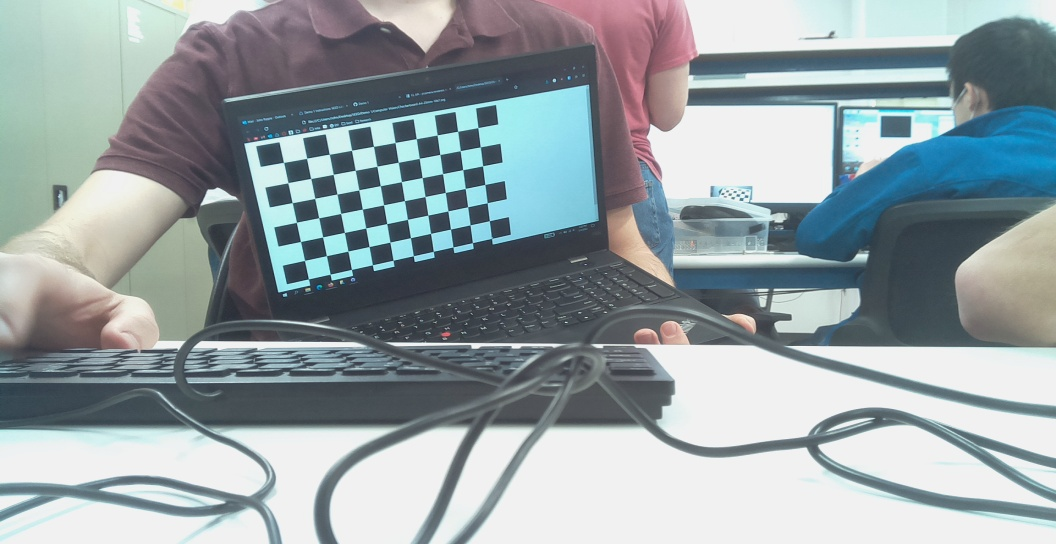
#> input picture Demo 1/Computer Vision/Calib_Pics/1.jpg, 1056 x 544 px; its folder holds 5 pictures in this run
$ python distortion_calibration.py
#> lines starting #> are read from the running program, lines starting #| are printed output that depends on the picture; after the words box and inside, x2 and y2 are one past the last pixel; in counts of white or black regions, pixels touching at a corner belong together
import numpy as np
import cv2 as cv
import glob

# termination criteria
criteria = (cv.TERM_CRITERIA_EPS + cv.TERM_CRITERIA_MAX_ITER, 30, 0.001)

#If these values are not the number of corners on the board then it will not work
#Where black meets white squares across and down
squarex = 6
squarey = 8

# prepare object points, like (0,0,0), (1,0,0), (2,0,0) ....,(6,5,0)
objp = np.zeros((squarex*squarey,3), np.float32)
objp[:,:2] = np.mgrid[0:squarex,0:squarey].T.reshape(-1,2)

# Arrays to store object points and image points from all the images.
objpoints = [] # 3d point in real world space
imgpoints = [] # 2d points in image plane.

images = glob.glob('Calib_Pics/*.jpg')

for fname in images:
    img = cv.imread(fname)
#> img is the input picture: shape (544, 1056, 3); mean B, G, R 164.4, 160.8, 149.2
    gray = cv.cvtColor(img,cv.COLOR_BGR2GRAY)
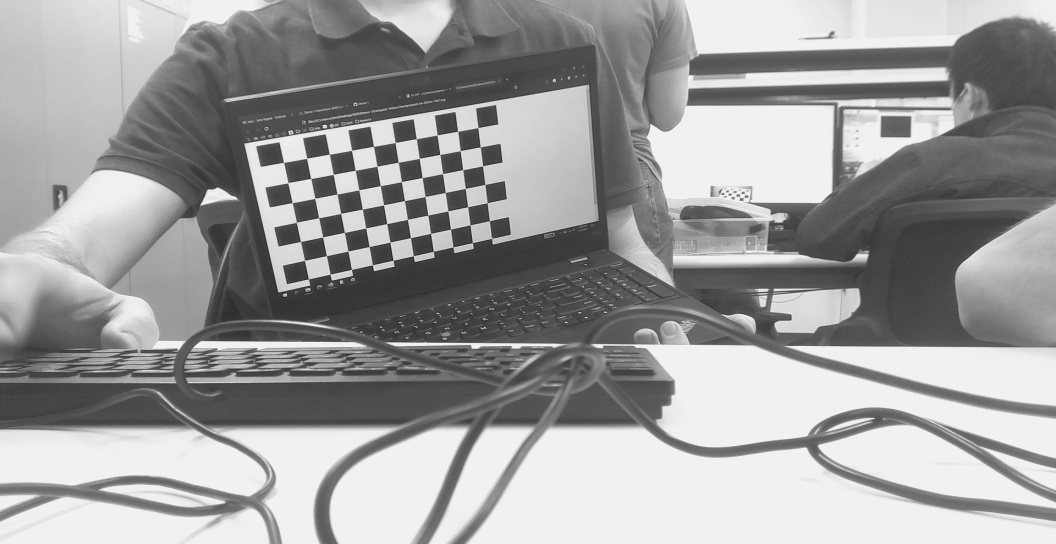
#> gray: shape (544, 1056); min 35, max 249, mean 157.7


    # Find the chess board corners use where the corners meet
    ret, corners = cv.findChessboardCorners(gray, (squarex,squarey),None)
#> ret = False; corners = None

    # If found, add object points, image points (after refining them)
    if ret == True:
        objpoints.append(objp)

        cv.cornerSubPix(gray,corners,(11,11),(-1,-1),criteria)
        imgpoints.append(corners)

        # Draw and display the corners
        cv.drawChessboardCorners(img, (squarex,squarey), corners,ret)
        cv.imshow('img',img)
        cv.waitKey(500)
    else:
        print('Not enough corners on ' + fname)
#> pass 2 of the loop `for fname in images:`:
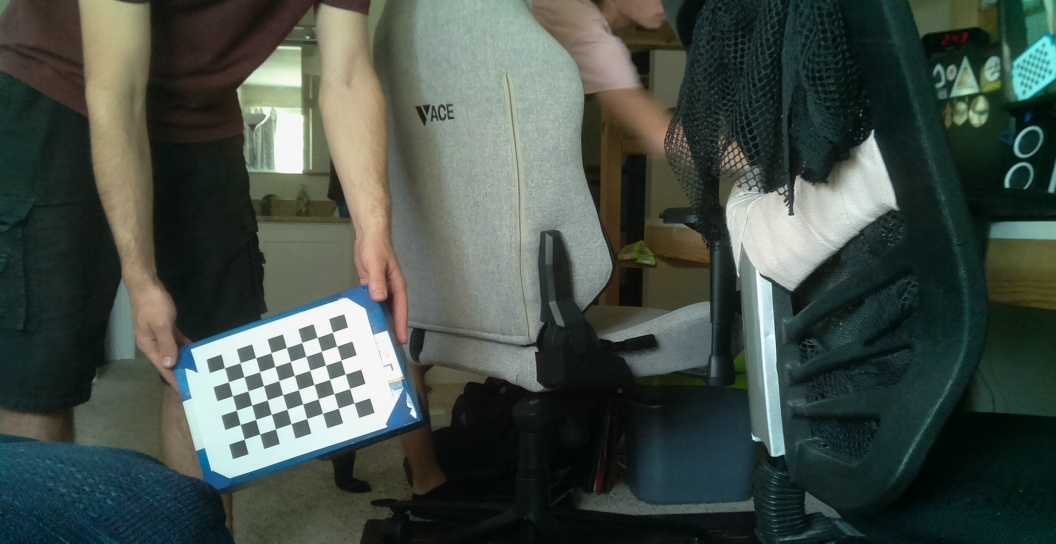
#> input picture Demo 1/Computer Vision/Calib_Pics/10.jpg, 1056 x 544 px
#> img is the input picture: shape (544, 1056, 3); mean B, G, R 71.8, 78.9, 68.4
#> `gray = cv.cvtColor(img,cv.COLOR_BGR2GRAY)`:
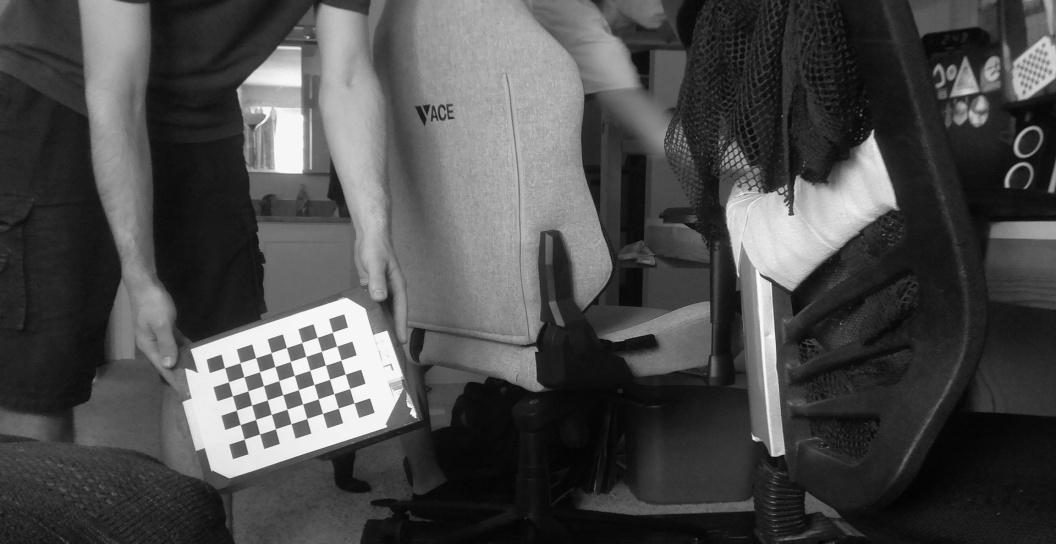
#> gray: shape (544, 1056); min 2, max 253, mean 75
#> ret = True; corners = 48 rows, first 8: [332.4, 332.2], [336.7, 346.1], [340.9, 360], [345.3, 374.2], [349.6, 388.5], [354, 402.9], [317.1, 337.3], [321.4, 351.3]
#> `cv.drawChessboardCorners(img, (squarex,squarey), corners,ret)`:
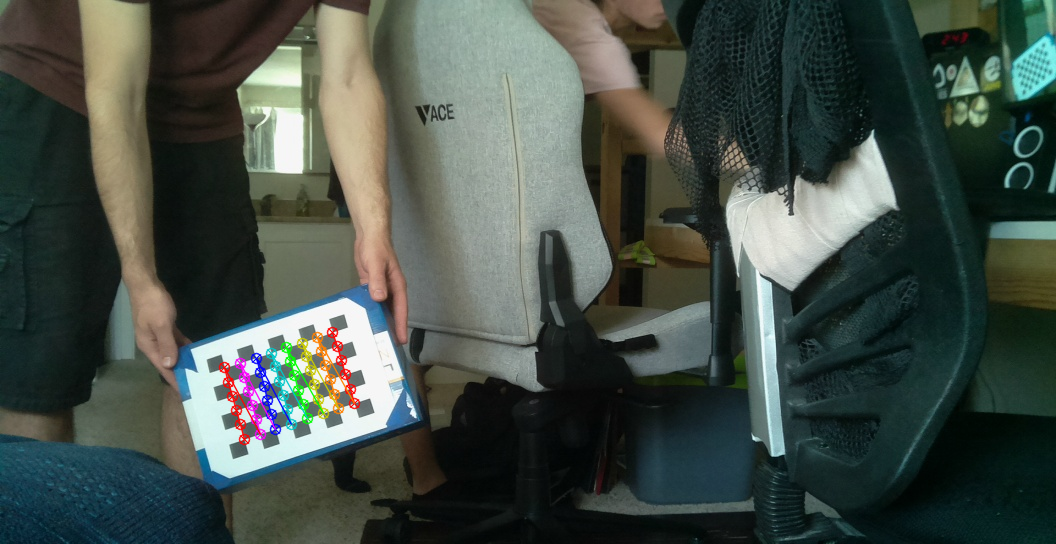
#> img: shape (544, 1056, 3); 1.17% of pixels changed, all inside (x1, y1, x2, y2) = (218, 326, 361, 446)
#> pass 3 of the loop `for fname in images:`:
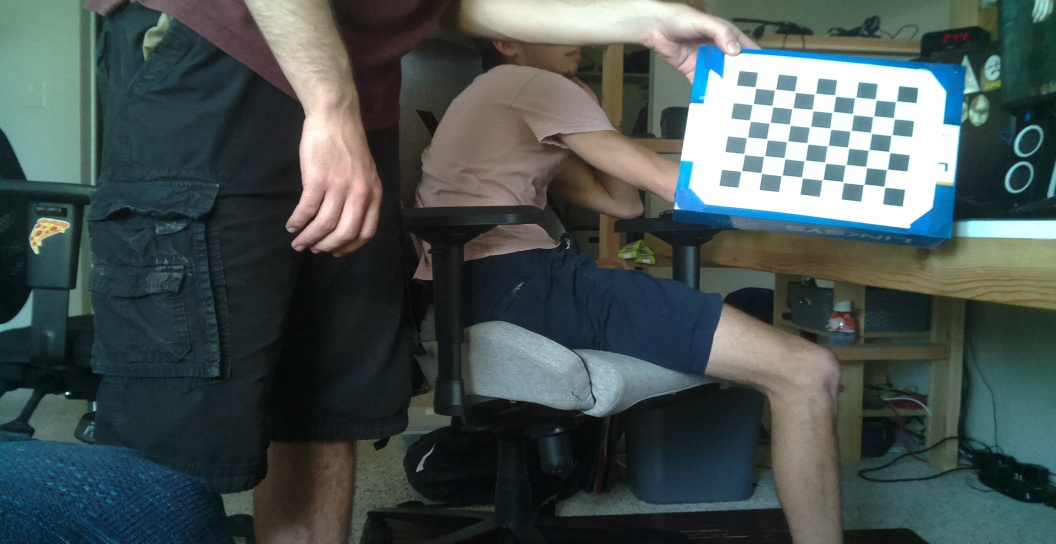
#> input picture Demo 1/Computer Vision/Calib_Pics/11.jpg, 1056 x 544 px
#> img is the input picture: shape (544, 1056, 3); mean B, G, R 82, 83.1, 71.8
#> `gray = cv.cvtColor(img,cv.COLOR_BGR2GRAY)`:
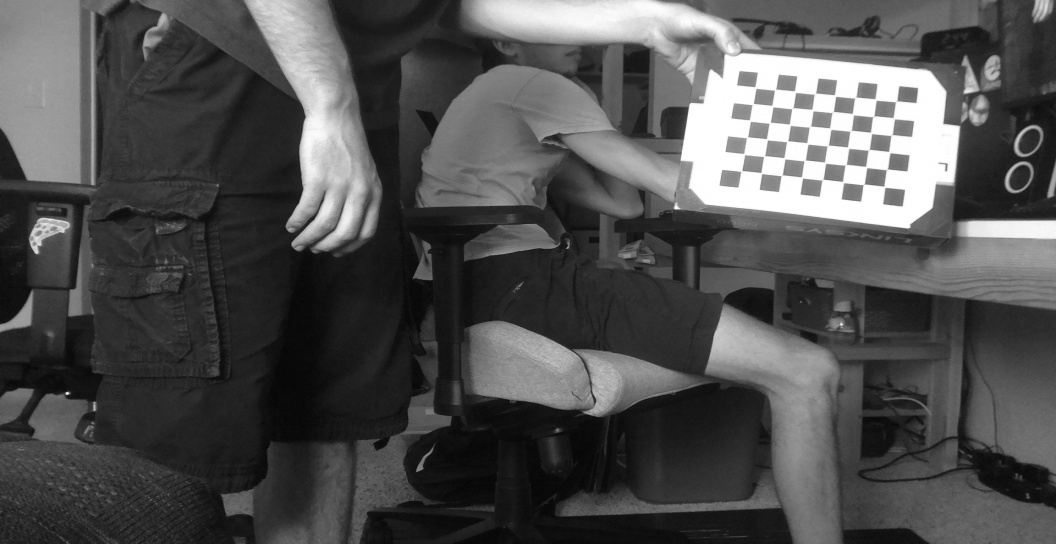
#> gray: shape (544, 1056); min 5, max 255, mean 79.6
#> corners = 48 rows, first 8: [742.1, 170.4], [744, 153.8], [747.9, 136.5], [748.9, 120], [753.6, 103.1], [754.6, 86.78], [761.3, 173], [764.8, 155.5]
#> `cv.drawChessboardCorners(img, (squarex,squarey), corners,ret)`:
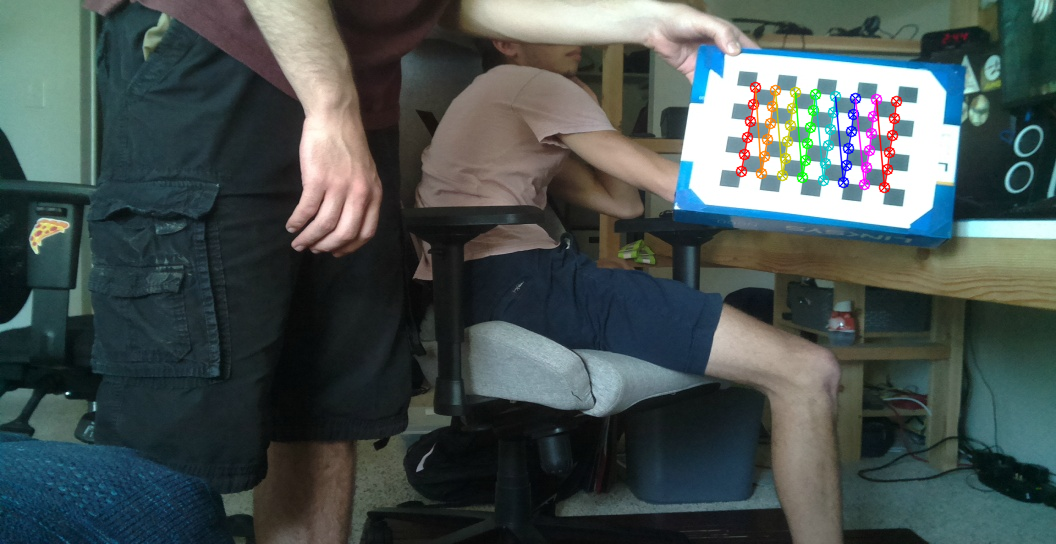
#> img: shape (544, 1056, 3); 1.3% of pixels changed, all inside (x1, y1, x2, y2) = (735, 81, 903, 194)
#> the loop made 5 passes; the first 3 are shown

ret, mtx, dist, rvecs, tvecs = cv.calibrateCamera(objpoints, imgpoints, gray.shape[::-1],None,None)
img = cv.imread('Calib_Pics/2.jpg')
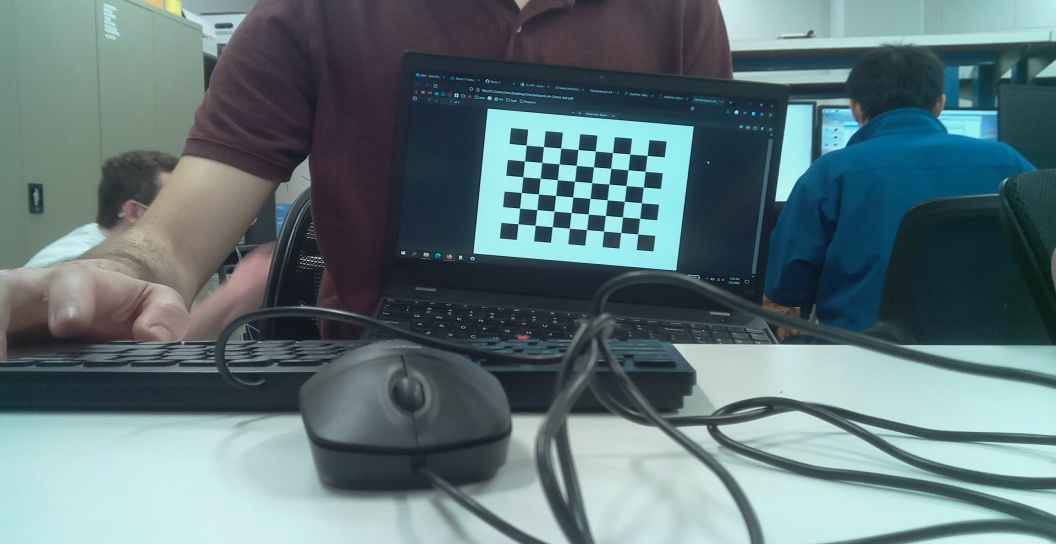
#> input picture Demo 1/Computer Vision/Calib_Pics/2.jpg, 1056 x 544 px, found by its file name
#> img is the input picture: shape (544, 1056, 3); mean B, G, R 121, 117.1, 96
h,  w = img.shape[:2]
#> h = 544; w = 1056
newcameramtx, roi=cv.getOptimalNewCameraMatrix(mtx,dist,(w,h),1,(w,h))
# undistort
dst = cv.undistort(img, mtx, dist, None, newcameramtx)
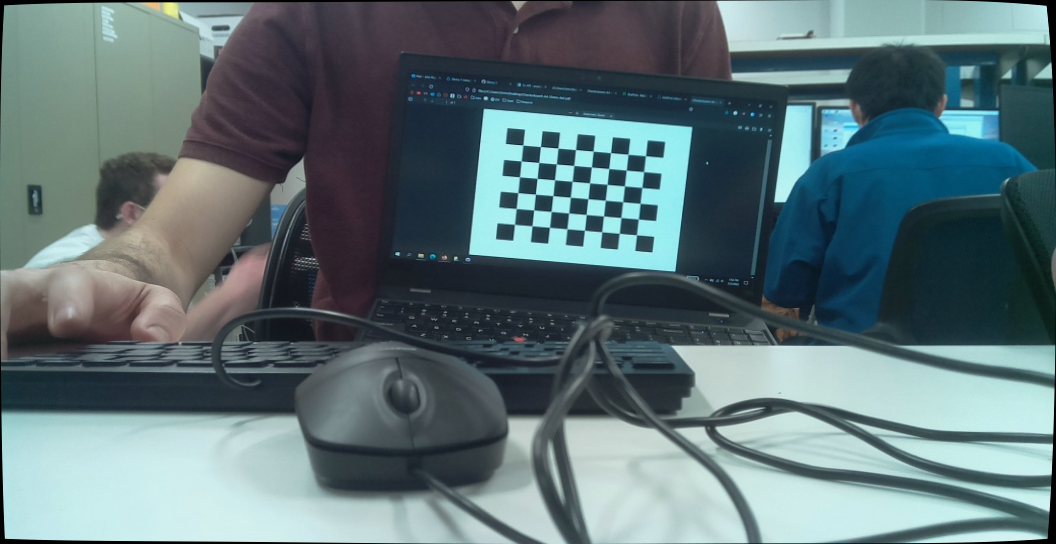
#> dst: shape (544, 1056, 3); mean B, G, R 119.5, 115.5, 94.5

np.savez('camera_distort_matrices', mtx=mtx, dist=dist, newcameramtx=newcameramtx)
# crop the image
x,y,w,h = roi
dst = dst[y:y+h, x:x+w]
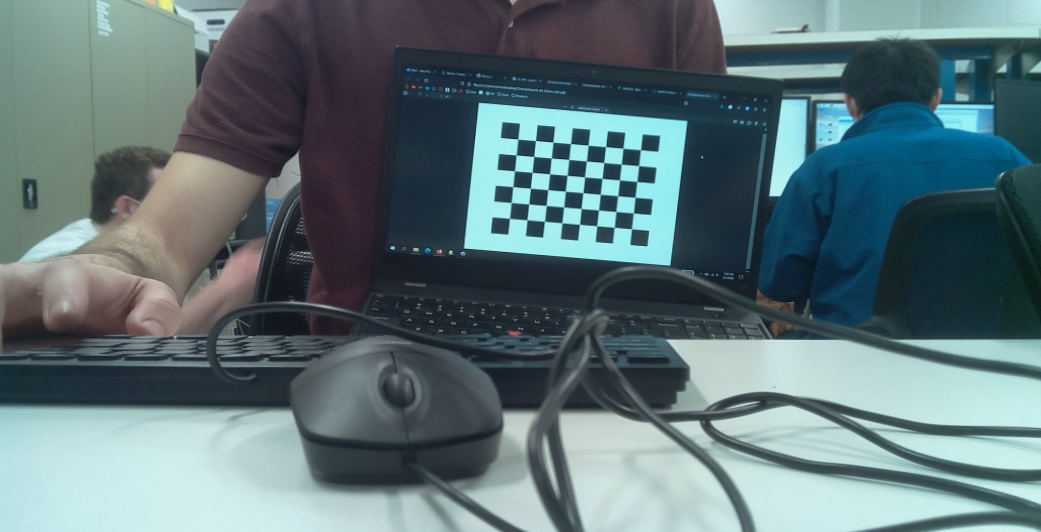
#> dst: shape (532, 1041, 3); mean B, G, R 119.9, 115.7, 94.6
cv.imwrite('calibresult.png',dst)

cv.destroyAllWindows()
